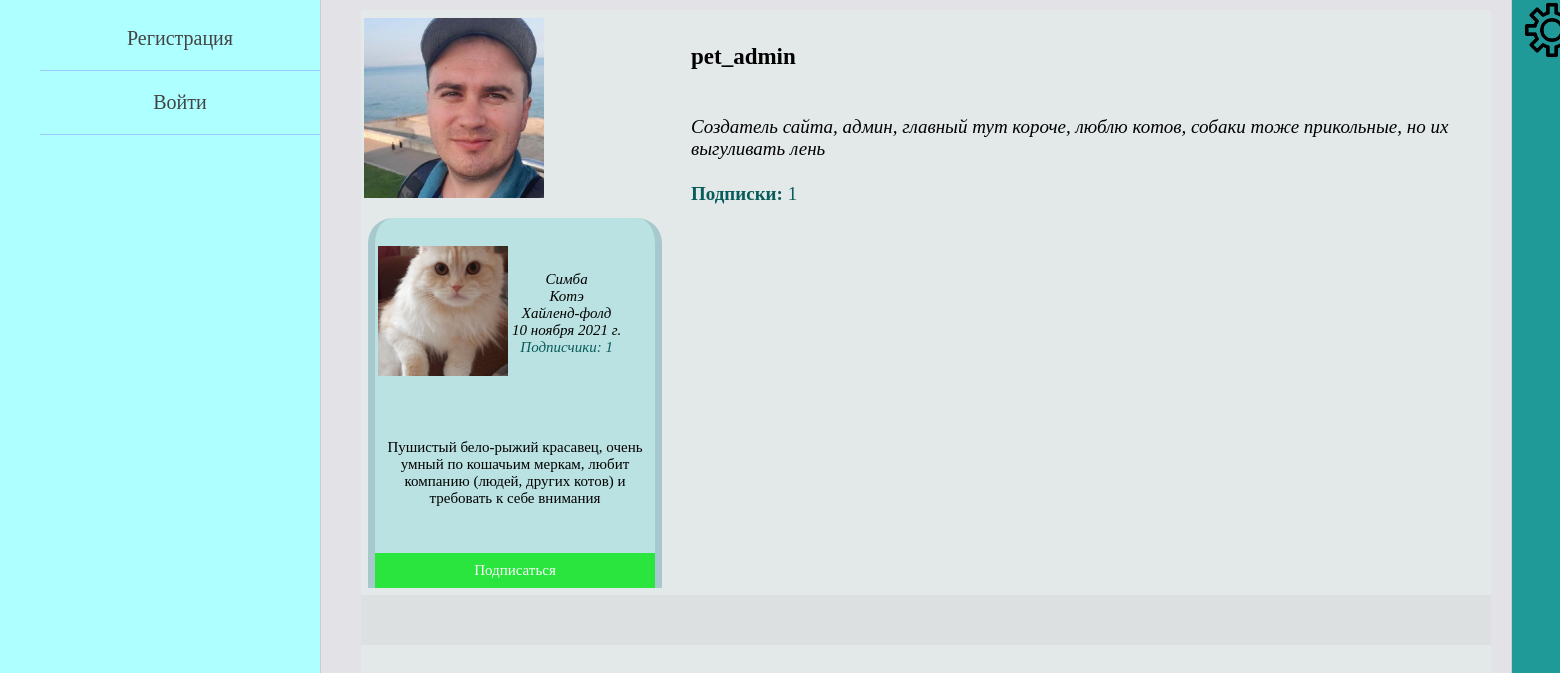
/profile/1/, run on an earlier commit of the app's database.
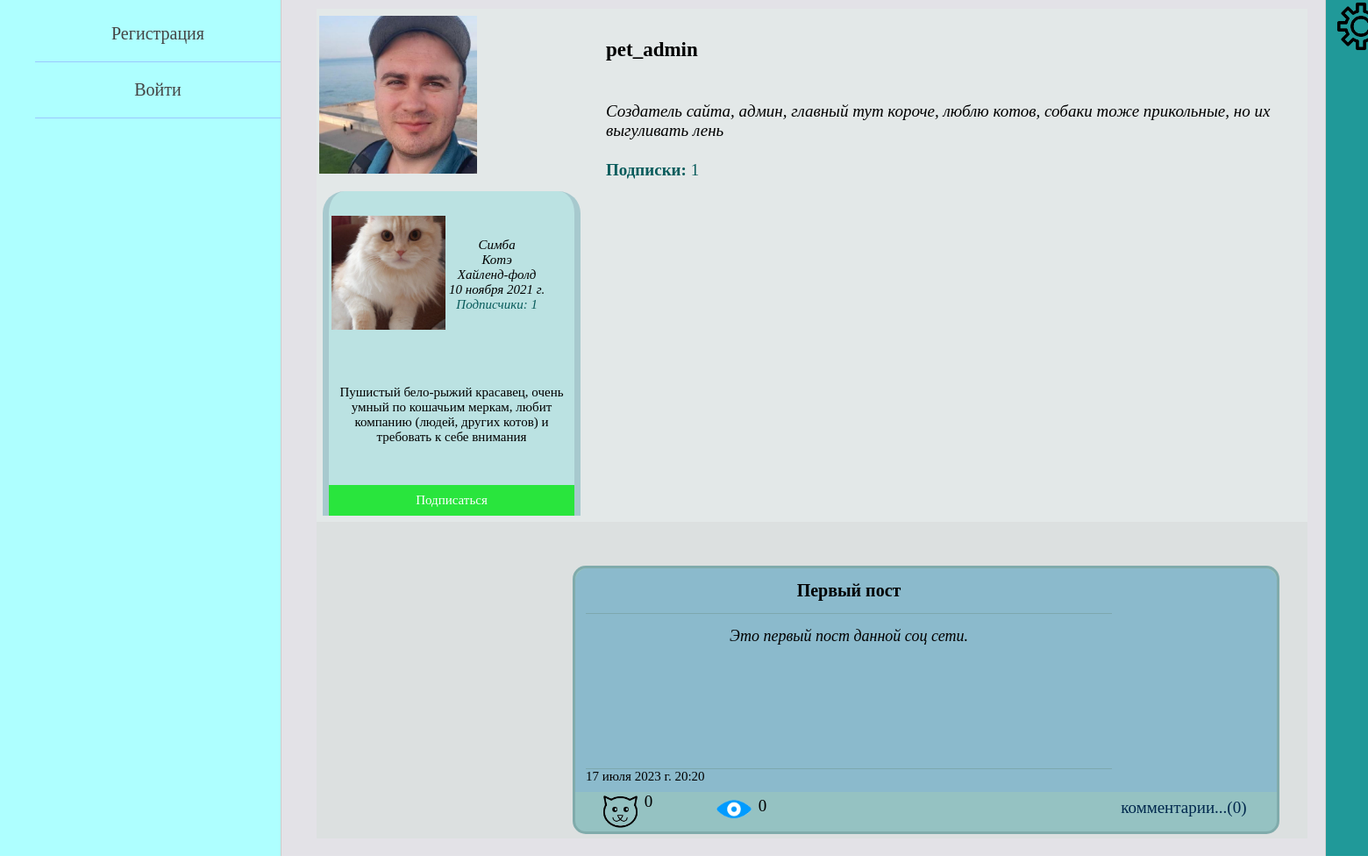
And on a later commit of the database.
### pet_owners/models.py (models this page shows, shortened)
class Animal(models.Model):
    GENDER = (
        ("male", "male"),
        ("female", "female")
    )
    name_of_animal = models.CharField(max_length=55, verbose_name='имя питомца')
    pet_owner = models.ForeignKey(settings.AUTH_USER_MODEL, on_delete=models.CASCADE, verbose_name='владелец')
    category_of_animal = models.ForeignKey(AnimalCategory, on_delete=models.PROTECT, verbose_name='вид')
    animal_breed = models.CharField(max_length=100, blank=True, verbose_name='порода питомца')
    date_of_animal_birth = models.DateField(verbose_name='дата рождения питомца')
    sex = models.CharField(max_length=6, choices=GENDER, verbose_name='пол', null=True)
    animal_photo = models.ImageField(upload_to="animals_photos/%Y/%m/%d/", verbose_name='фото питомца')
    about_pet = models.TextField(max_length=520, verbose_name='о питомце')
    def change_follower(self):
        return reverse('change_follower_for_animal', kwargs={'animal_id': self.pk})
    class Meta:
        verbose_name = 'Питомец'
        verbose_name_plural = 'Питомцы'

class AnimalCategory(models.Model):
    category = models.CharField(max_length=255, verbose_name='вид домашнего животного')
    def __str__(self):
        return self.category
    class Meta:
        verbose_name = 'Вид'
        verbose_name_plural = 'Виды'

class OwnerPost(models.Model):
    autor = models.ForeignKey(settings.AUTH_USER_MODEL, on_delete=models.CASCADE, verbose_name='автор поста')
    title = models.CharField(max_length=105, blank=True, verbose_name='заголовок')
    text_of_post = models.TextField(max_length=2000, verbose_name='текст поста')
    animals = models.ManyToManyField(Animal, related_name='posts',
                                     verbose_name='питомцы в посте')
    is_published = models.BooleanField(default=True)
    date_create = models.DateTimeField(auto_now_add=True, verbose_name='дата создания поста')
    views = models.ManyToManyField(settings.AUTH_USER_MODEL, related_name='views', verbose_name='просмотры')
    likes = models.ManyToManyField(settings.AUTH_USER_MODEL, related_name='likes', verbose_name='лайки')
    class Meta:
        verbose_name = 'Пост пользователя'
        verbose_name_plural = 'Посты пользователей'
        ordering = ['-date_create']

### pet_owners/views.py (the view)
# urls.py: path('profile/<int:id>/', ProfileHome.as_view(all_animals=False),
class ProfileHome(DataMixin, ListView):
    model = Owner
    template_name = 'pet_owners/profile_page.html'
    context_object_name = 'profile'
    all_animals = False
    def get_queryset(self):
        return Owner.objects.get(pk=self.kwargs['id'])
    def get_context_data(self, *, object_list=None, **kwargs):
        context = super().get_context_data(**kwargs)
        user = Owner.objects.get(pk=self.kwargs['id'])
        if self.request.user.id == self.kwargs['id']:
            context['title'] = "Мой профиль"
        else:
            context['title'] = f"Профиль {user.username}"
        left_menu = self.get_left_menu()
        context.update(left_menu)
        subs_and_animals = self.get_subscriptions_and_animals_of_owner(user)
        context.update(subs_and_animals)
        owner_posts = self.get_owner_posts(user)
        context.update(owner_posts)
        return context

### pet_owners/templatetags/pet_owners_tags.py (called while the page is built)
@register.simple_tag
def create_foll_list(animal_name, user_animals_followed):
    return user_animals_followed[animal_name]

@register.simple_tag
def get_data_for_post(post_title, post_data):
    return post_data[post_title]

@register.inclusion_tag('pet_owners/likes_and_views_for_posts.html')
def show_likes_and_views(post, post_data):
    return {"post": post, "post_data": post_data}

### pet_owners/templates/pet_owners/profile_page.html (shortened to what the changed rows need)
{% extends 'pet_owners/base.html' %}
{% load pet_owners_tags %}
{% block content %}
<table border=0 cellpadding="0" cellspacing="0" class="profile_table">
<tr class="user_info">
    <td>
    </td>
</tr>
<tr class="animals_info">
    <td width="1350">
        {% if num_of_animals %}
            <table cellpadding="0" cellspacing="7">
            <tr>
            {% for animal in animals %}
                {% create_foll_list animal.name_of_animal user_animals_followed as foll_list %}
                <td class="animal_cell">
                    <table cellpadding="0" cellspacing="0">
                        <tr><td>
                            <table class="avatar_and_parameters"><tr>
                                <td valign="middle" class="animal_avatar">
                                    <img src="{{animal.animal_photo.url}}" width=130>
                                </td>
                                <td valign="middle" class="animal_parameters">
                                    <div>{{animal.name_of_animal}}</div>
                                    <div>{{animal.category_of_animal}}</div>
                                    <div>{{animal.animal_breed}}</div>
                                    <div>{{animal.date_of_animal_birth}}</div>
                                    <div class="subs_of_user">
                                        <a href="#">
                                            <span>Подписчики: </span>{{foll_list.count_folls}}
                                        </a>
                                    </div>
                                </td>
                            </tr></table>
                        </td></tr>
                        <tr><td class="about_animal">
                            {{animal.about_pet|truncatewords:50}}
                        </td></tr>
                        {% if request.user.id != profile.pk and foll_list.is_followed %}
                            <tr><td>
                                <div class="unfollow_animal">
                                    <a href="{{animal.change_follower}}">Отписаться</a>
                                </div>
                            </td></tr>
                        {% elif request.user.id != profile.pk %}
                            <tr><td>
                                <div class="follow_animal">
                                    <a href="{{animal.change_follower}}">Подписаться</a>
                                </div>
                            </td></tr>
                        {% endif %}
                    </table>
                </td>
            {% endfor %}
            </tr>
            </table>
        {% endif %}
    </td>
</tr>
<tr class="news_feed">
    <td><div class="all_posts">
        {% for post in all_posts %}
            {% get_data_for_post post.title data_for_post as post_data %}
            <div class="post_cell">
                <a href="{% url 'post' post.pk %}"><div class="post_info">
                    <div class="title_and_text">
                        <div class="post_title">
                            {{post.title}}
                        </div>
                        <div class="post_text">
                            {{post.text_of_post|truncatewords:50}}
                        </div>
                        <div class="post_datetime">
                            {{post.date_create}}
                        </div>
                    </div>
                    <div class="imgs_in_post">
                    </div>
                </div></a>
                <div class="post_parameters">
                    {% show_likes_and_views post post_data %}
                    <div class="post_comments">
                        <a href="{% url 'post' post.pk %}">комментарии...(0)</a>
                    </div>
                </div>
            </div>
        {% endfor %}
    </div></td>
</tr>
</table>
{% endblock %}

### pet_owners/templates/pet_owners/likes_and_views_for_posts.html
<div class="post_likes">
    <div class="img_like">
    <a href="{% url 'like_for_post' post.pk %}">
        {% if post_data.is_liked %}
            <img src="/static/pet_owners/images/active_like.png" width="45">
        {% else %}
            <img src="/static/pet_owners/images/like.png" width="45">
        {% endif %}
    </a>
    </div>
    <div class="like_count">{{post.likes.count}}</div>
</div>
<div class="post_views">
    <div class="img_view">
        <img src="/static/pet_owners/images/view.png" width="45">
    </div>
    <div class="view_count">{{post.views.count}}</div>
</div>

What changed in the data, as far as the page shows it:
added OwnerPost: title "Первый пост", text_of_post "Это первый пост данной соц сети.", date_create "17 июля 2023 г. 20:20", likes.count "0", views.count "0"
